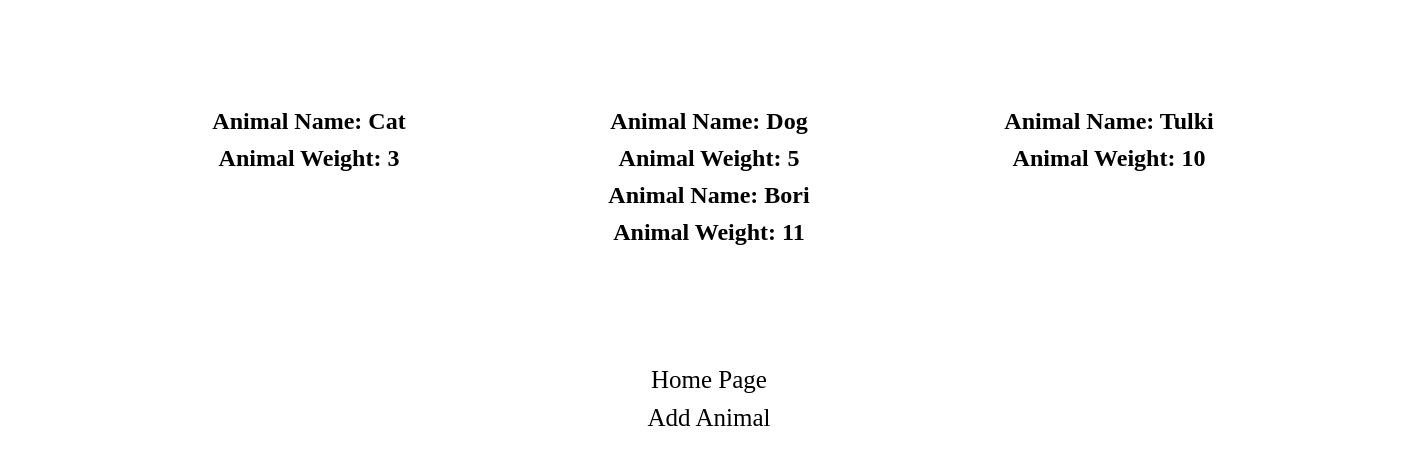
/animal/, run on the app's committed database.
### app/models.py (models this page shows)
class Animal(models.Model):
    name = models.CharField(max_length=25)
    weight = models.IntegerField()

### app/views.py (the view)
# urls.py: path("animal/", animal_page, name="animal_page"),
def animal_page(request):
    animal = Animal.objects.all()
    context = {
        "animals": animal
    }
    return render(request=request, template_name="animal/animal_page.html", context=context)

### templates/animal/animal_page.html (shortened to what this page needs)
<!DOCTYPE html>
<html lang="en">
<head>
</head>
<body>
    <div class="container">
        {% for animal in animals %}
        <div class="div">
            <h2>Animal Name: {{animal.name}}</h2>
            <h2>Animal Weight: {{animal.weight}}</h2>
        </div>
        {% endfor %}
    </div>
    <div class="a">
        <a href="{% url 'home_page' %}">Home Page</a>
        <a href="{% url 'create_animal' %}">Add Animal</a>
    </div>
</body>
</html>

### templates/animal/animal_page.html (style rules this page uses)
.container { width: 1200px; display: flex; flex-wrap: wrap; justify-content: space-between; margin: 0 auto; padding: 100px; }
.div { width: 350px; display: flex; flex-wrap: wrap; margin: 0 auto; }
h2 { margin: 0 auto; margin-bottom: 10px; }
.a { width: 130px; display: flex; flex-wrap: wrap; margin: 0 auto; }
a { margin: 0 auto; text-decoration: none; color: black; font-size: 25px; margin-top: 10px; }

### data on the page
Animal: name "Cat", weight "3"
Animal: name "Dog", weight "5"
Animal: name "Tulki", weight "10"
Animal: name "Bori", weight "11"
